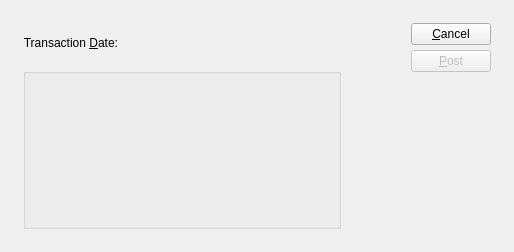
<?xml version="1.0" encoding="UTF-8"?>
<ui version="4.0">
 <comment>This file is part of the xTuple ERP: PostBooks Edition, a free and
open source Enterprise Resource Planning software suite,
Copyright (c) 1999-2019 by OpenMFG LLC, d/b/a xTuple.
It is licensed to you under the Common Public Attribution License
version 1.0, the full text of which (including xTuple-specific Exhibits)
is available at www.xtuple.com/CPAL.  By using this software, you agree
to be bound by its terms.</comment>
 <class>returnWoMaterialBatch</class>
 <widget class="QDialog" name="returnWoMaterialBatch">
  <property name="geometry">
   <rect>
    <x>0</x>
    <y>0</y>
    <width>514</width>
    <height>252</height>
   </rect>
  </property>
  <property name="windowTitle">
   <string>Return Work Order Material Batch</string>
  </property>
  <layout class="QGridLayout" name="gridLayout_3">
   <item row="0" column="0">
    <layout class="QGridLayout" name="gridLayout_2">
     <property name="margin">
      <number>12</number>
     </property>
     <property name="spacing">
      <number>12</number>
     </property>
     <item row="0" column="0">
      <layout class="QVBoxLayout" name="verticalLayout">
       <item>
        <layout class="QHBoxLayout" name="horizontalLayout">
         <item>
          <widget class="QLabel" name="_transDateLit">
           <property name="text">
            <string>Transaction &amp;Date:</string>
           </property>
           <property name="alignment">
            <set>Qt::AlignRight|Qt::AlignTrailing|Qt::AlignVCenter</set>
           </property>
           <property name="buddy">
            <cstring>_transDate</cstring>
           </property>
          </widget>
         </item>
         <item>
          <widget class="DLineEdit" name="_transDate">
           <property name="sizePolicy">
            <sizepolicy hsizetype="Preferred" vsizetype="Fixed">
             <horstretch>0</horstretch>
             <verstretch>0</verstretch>
            </sizepolicy>
           </property>
          </widget>
         </item>
         <item>
          <spacer>
           <property name="orientation">
            <enum>Qt::Horizontal</enum>
           </property>
           <property name="sizeType">
            <enum>QSizePolicy::Expanding</enum>
           </property>
           <property name="sizeHint" stdset="0">
            <size>
             <width>20</width>
             <height>20</height>
            </size>
           </property>
          </spacer>
         </item>
        </layout>
       </item>
       <item>
        <widget class="QGroupBox" name="_woGroup">
         <property name="title">
          <string/>
         </property>
         <layout class="QGridLayout" name="gridLayout">
          <item row="0" column="0">
           <widget class="WoCluster" name="_wo">
            <property name="sizePolicy">
             <sizepolicy hsizetype="Fixed" vsizetype="Fixed">
              <horstretch>0</horstretch>
              <verstretch>0</verstretch>
             </sizepolicy>
            </property>
            <property name="minimumSize">
             <size>
              <width>290</width>
              <height>130</height>
             </size>
            </property>
            <property name="focusPolicy">
             <enum>Qt::StrongFocus</enum>
            </property>
           </widget>
          </item>
         </layout>
        </widget>
       </item>
      </layout>
     </item>
     <item row="0" column="1">
      <layout class="QHBoxLayout">
       <property name="spacing">
        <number>0</number>
       </property>
       <item>
        <spacer>
         <property name="orientation">
          <enum>Qt::Horizontal</enum>
         </property>
         <property name="sizeType">
          <enum>QSizePolicy::Expanding</enum>
         </property>
         <property name="sizeHint" stdset="0">
          <size>
           <width>20</width>
           <height>20</height>
          </size>
         </property>
        </spacer>
       </item>
       <item>
        <layout class="QVBoxLayout">
         <property name="spacing">
          <number>5</number>
         </property>
         <item>
          <widget class="QPushButton" name="_close">
           <property name="text">
            <string>&amp;Cancel</string>
           </property>
          </widget>
         </item>
         <item>
          <widget class="QPushButton" name="_return">
           <property name="enabled">
            <bool>false</bool>
           </property>
           <property name="text">
            <string>&amp;Post</string>
           </property>
           <property name="default">
            <bool>true</bool>
           </property>
          </widget>
         </item>
         <item>
          <spacer>
           <property name="orientation">
            <enum>Qt::Vertical</enum>
           </property>
           <property name="sizeType">
            <enum>QSizePolicy::Expanding</enum>
           </property>
           <property name="sizeHint" stdset="0">
            <size>
             <width>20</width>
             <height>20</height>
            </size>
           </property>
          </spacer>
         </item>
        </layout>
       </item>
      </layout>
     </item>
    </layout>
   </item>
  </layout>
 </widget>
 <layoutdefault spacing="6" margin="11"/>
 <customwidgets>
  <customwidget>
   <class>DLineEdit</class>
   <extends>QWidget</extends>
   <header>datecluster.h</header>
   <container>1</container>
  </customwidget>
  <customwidget>
   <class>WoCluster</class>
   <extends>QWidget</extends>
   <header>wocluster.h</header>
  </customwidget>
 </customwidgets>
 <tabstops>
  <tabstop>_transDate</tabstop>
  <tabstop>_wo</tabstop>
  <tabstop>_return</tabstop>
  <tabstop>_close</tabstop>
 </tabstops>
 <includes>
  <include location="global">parameter.h</include>
 </includes>
 <resources/>
 <connections>
  <connection>
   <sender>_wo</sender>
   <signal>valid(bool)</signal>
   <receiver>_return</receiver>
   <slot>setEnabled(bool)</slot>
   <hints>
    <hint type="sourcelabel">
     <x>20</x>
     <y>20</y>
    </hint>
    <hint type="destinationlabel">
     <x>20</x>
     <y>20</y>
    </hint>
   </hints>
  </connection>
  <connection>
   <sender>_close</sender>
   <signal>clicked()</signal>
   <receiver>returnWoMaterialBatch</receiver>
   <slot>reject()</slot>
   <hints>
    <hint type="sourcelabel">
     <x>20</x>
     <y>20</y>
    </hint>
    <hint type="destinationlabel">
     <x>20</x>
     <y>20</y>
    </hint>
   </hints>
  </connection>
 </connections>
</ui>
